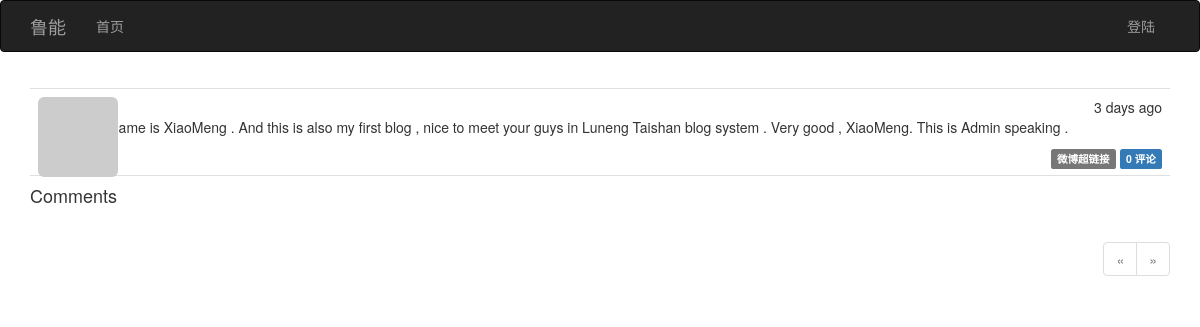
Page /post/3 on the earlier database version.
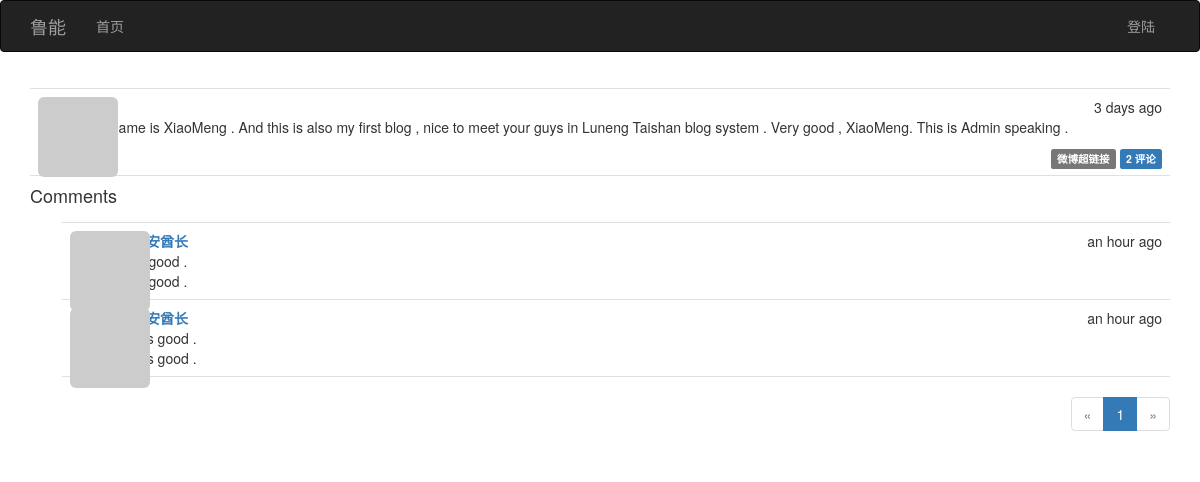
Same page on the later database version.
### app/models.py (models this page shows, shortened)
class Post(db.Model):
    __tablename__ = 'posts'
    id = db.Column(db.Integer, primary_key=True)
    body = db.Column(db.Text)
    timestamp = db.Column(db.DateTime, index=True, default=datetime.utcnow)
    author_id = db.Column(db.Integer, db.ForeignKey('users.id'))
    body_html=db.Column(db.Text)
    comments=db.relationship('Comment',backref='post',lazy='dynamic')

class Comment(db.Model):
    __tablename__='comments'
    id=db.Column(db.Integer,primary_key=True)
    body=db.Column(db.Text)
    body_html=db.Column(db.Text)
    timestamp=db.Column(db.DateTime,index=True,default=datetime.utcnow)
    disabled=db.Column(db.Boolean)
    author_id=db.Column(db.Integer,db.ForeignKey('users.id'))
    post_id=db.Column(db.Integer,db.ForeignKey('posts.id'))

class User(UserMixin,db.Model):
    __tablename__='users'
    id=db.Column(db.Integer,primary_key=True)
    email=db.Column(db.String(64),unique=True,index=True)
    username=db.Column(db.String(64),unique=True,index=True)
    password_hash=db.Column(db.String(128))
    role_id=db.Column(db.Integer,db.ForeignKey('roles.id'))
    name=db.Column(db.String(64))
    location=db.Column(db.String(64))
    about_me=db.Column(db.Text())
    member_since=db.Column(db.DateTime(),default=datetime.utcnow)
    last_seen=db.Column(db.DateTime(),default=datetime.utcnow)
    avatar_hash=db.Column(db.String(32))
    posts=db.relationship('Post',backref='author',lazy='dynamic')
    followed=db.relationship('Follow',foreign_keys=[Follow.follower_id],backref=db.backref('follower',lazy='joined'),lazy='dynamic',cascade='all,delete-orphan')
    followers=db.relationship('Follow',foreign_keys=[Follow.followed_id],backref=db.backref('followed', lazy='joined'),lazy='dynamic',cascade='all, delete-orphan')
    comments=db.relationship('Comment',backref='author',lazy='dynamic')
    @property
    def password(self):
        raise AttributeError('password is not a readable attribute')
    def gravatar(self,size=100,default='identicon',rating='g'):
        if request.is_secure:
            url = 'https://secure.gravatar.com/avatar'
        else:
            url = 'http://cn.gravatar.com/avatar'
        hash= self.avatar_hash or hashlib.md5(str(self.email).encode('utf-8')).hexdigest()
        return '{url}/{hash}?s={size}&d={default}&r={rating}'.format(url=url, hash=hash, size=size, default=default, rating=rating)

### app/main/views.py (the view, shortened to what this page needs)
@main.route('/post/<int:id>', methods=['GET', 'POST'])
def post(id):
    post = Post.query.get_or_404(id)
    form = CommentForm()
    page = request.args.get('page', 1, type=int)
    if page == -1:
        page = (post.comments.count() - 1) // \
            current_app.config['FLASKY_COMMENTS_PER_PAGE'] + 1
    pagination = post.comments.order_by(Comment.timestamp.asc()).paginate(
        page, per_page=current_app.config['FLASKY_COMMENTS_PER_PAGE'],
        error_out=False)
    comments = pagination.items
    return render_template('post.html', posts=[post], form=form,
                           comments=comments, pagination=pagination)

### app/auth/views.py (called while the page is built)
@auth.before_app_request
def before_request():
    if current_user.is_authenticated:
        current_user.ping()

### app/main/__init__.py (called while the page is built)
@main.app_context_processor
def inject_permissions():
    return dict(Permission=Permission)

### app/models.py (called while the page is built)
    def can(self, permissions):
        return False

    def is_administrator(self):
        return False

### app/templates/post.html (shortened to what this page needs)
{% extends "base.html" %}
{% import "bootstrap/wtf.html" as wtf %}
{% import "_macros.html" as macros %}
{% block page_content %}
{% include '_posts.html' %}
<h4 id="comments">Comments</h4>
{% include '_comments.html' %}
{% if pagination %}
<div class="pagination">
    {{ macros.pagination_widget(pagination, '.post', fragment='#comments', id=posts[0].id) }}
</div>
{% endif %}
{% endblock %}

### app/templates/_posts.html (shortened to what this page needs)
<ul class="posts">
    {% for post in posts %}
    <li class="post">
        <div class="post-thumbnail">
            <a href="{{ url_for('.user', username=post.author.username) }}">
                <img class="img-rounded profile-thumbnail" src="{{ post.author.gravatar(size=40) }}">
            </a>
        </div>
        <div class="post-content">
            <div class="post-date">{{ moment(post.timestamp).fromNow() }}</div>
            <div class="post-author"><a href="{{ url_for('.user', username=post.author.username) }}">{{ post.author.username }}</a></div>
            <div class="post-body">
                {% if post.body_html %}
                    {{ post.body_html | safe }}
                {% else %}
                    {{ post.body }}
                {% endif %}
            </div>
            <div class="post-footer">
                <a href="{{ url_for('.post', id=post.id) }}">
                    <span class="label label-default">微博超链接</span>
                </a>
                <a href="{{ url_for('.post', id=post.id) }}#comments">
                    <span class="label label-primary">{{ post.comments.count() }} 评论</span>
                </a>
            </div>
        </div>
    </li>
    {% endfor %}
</ul>

### app/templates/_comments.html (shortened to what this page needs)
<ul class="comments">
    {% for comment in comments %}
    <li class="comment">
        <div class="comment-thumbnail">
            <a href="{{ url_for('.user', username=comment.author.username) }}">
                <img class="img-rounded profile-thumbnail" src="{{ comment.author.gravatar(size=40) }}">
            </a>
        </div>
        <div class="comment-content">
            <div class="comment-date">{{ moment(comment.timestamp).fromNow() }}</div>
            <div class="comment-author"><a href="{{ url_for('.user', username=comment.author.username) }}">{{ comment.author.username }}</a></div>
            <div class="comment-body">
                {% if moderate or not comment.disabled %}
                    {% if comment.body_html %}
                        {{ comment.body_html | safe }}
                    {% else %}
                        {{ comment.body }}
                    {% endif %}
                {% endif %}
            </div>
                {% if comment.body_html %}
                    {{ comment.body_html | safe }}
                {% else %}
                    {{ comment.body }}
                {% endif %}
        </div>
    </li>
    {% endfor %}
</ul>

Differences in the rows shown:
computed for Post: comments.count "0" → "2"
added Comment: timestamp "an hour ago", author.username "印第安酋长", body_html "very good ."
added Comment: timestamp "an hour ago", author.username "印第安酋长", body_html "this is good ."
Other differences:
new list line: "1"
